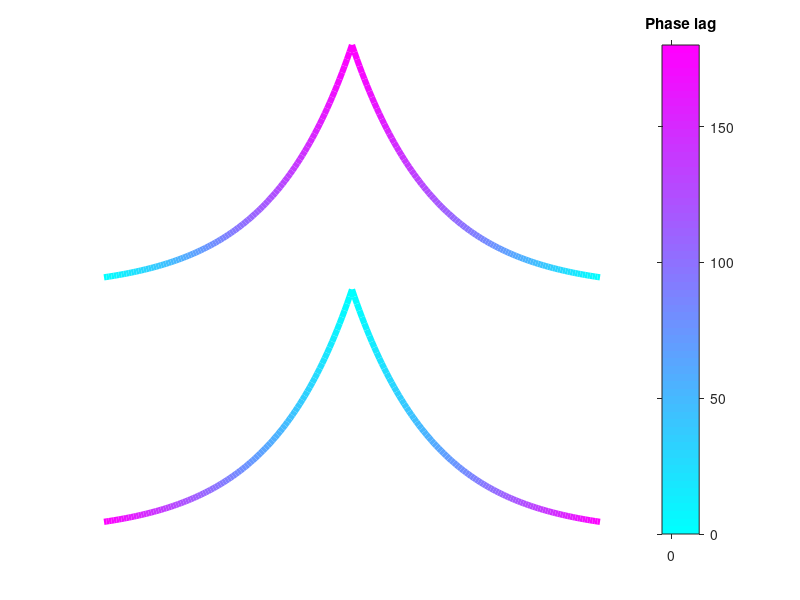

MATLAB code for this plot: (Note: this script raises an error after producing the figure.)
% difference with v1 is 
% direction phase gradient is corrected, 
% legened is changed
% some annotation/text has been changed

%%
% x = 1 : 100;
% y = 

%% v1
% clf

linewidth = 4.5; % desired linewidth
tau = .3;

x = 0:.1:10; % x data. Assumed to be increasing
y = 1 + exp(-tau*abs(x)); % y data
N = 100; % number of colors. Assumed to be greater than size of x
cmap_raw = cool(N); % colormap, with N colors
xi = x(1)+linspace(0,1,N+1)*x(end); % interpolated x values
yi = interp1(x,y,xi); % interpolated y values
hold on

% N = 50;

cmap = flip(cmap_raw);

for n = 1:N
    plot(xi([n n+1]), yi([n n+1]), 'color', cmap(n,:), 'linewidth', linewidth);
end
hold on 
for n = 1:N
    plot(-xi([n n+1]), yi([n n+1]), 'color', cmap(n,:), 'linewidth', linewidth);
end

% x = 0:.1:10; % x data. Assumed to be increasing
y = exp(-tau*abs(x)); % y data
N = 100; % number of colors. Assumed to be greater than size of x
cmap_raw = cool(N); % colormap, with N colors
% linewidth = 4.5; % desired linewidth
xi = x(1)+linspace(0,1,N+1)*x(end); % interpolated x values
yi = interp1(x,y,xi); % interpolated y values
hold on

% N = 50;

% cmapR = flip(cmap);
cmap = cmap_raw;

for n = N:-1:1
    plot(xi([n n+1]), yi([n n+1]), 'color', cmap(n,:), 'linewidth', linewidth);
end
for n = N:-1:1
    plot(-xi([n n+1]), yi([n n+1]), 'color', cmap(n,:), 'linewidth', linewidth);
end

% colorbar
cbh = colorbar
caxis([0 180])
th = title(cbh, 'Phase lag');
% displaceFigureStuff(th, [NaN -285 NaN])
colormap(gca, 'cool');
set(cbh, 'tickdir','out')
set(cbh, 'xtick', [0 90 180]);
% set(cbh, 'xtick', []);

% ylim([-.1 .7])
axis off

vc.f13.schfs = 7;
vc.f13.schfsArrow = 8;

xline(0, 'k:', 'linewidth', 2.5)
text(0, -.1, 'Center', 'HorizontalAlignment', 'center', 'FontWeight','normal', 'fontsize', vc.f13.schfs)
text(-15.5, 1.7, {'Weak', 'recurrent inhibition'}, 'HorizontalAlignment', 'center', 'FontWeight','normal', 'fontsize', vc.f13.schfs)
text(-15.5, .7, {'Strong', 'recurrent inhibition'}, 'HorizontalAlignment', 'center', 'FontWeight','normal', 'fontsize', vc.f13.schfs)

set(cbh, 'fontsize', vc.f13.schfs)


% x = [.15 .25];
% y = .25 * ones(1,2);
% annotation('textarrow',x,y,'String',' Gradient  ','FontSize',vc.f13.schfsArrow,'Linewidth',2)
% x = [.75 .65];
% annotation('textarrow',x,y,'String','','FontSize',vc.f13.schfsArrow,'Linewidth',2)

% x = flip([.15 .25]);
% y = .67 * ones(1,2);
% annotation('textarrow',x,y,'String','','FontSize',vc.f13.schfsArrow,'Linewidth',2)
% x = flip([.75 .65]);
% annotation('textarrow',x,y,'String','','FontSize',vc.f13.schfsArrow,'Linewidth',2)





